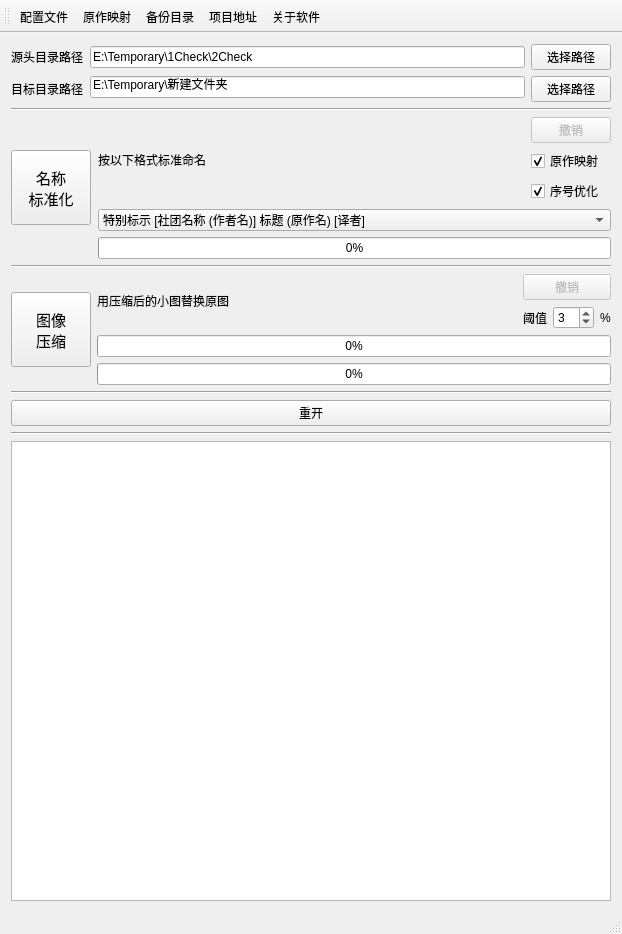
<?xml version="1.0" encoding="UTF-8"?>
<ui version="4.0">
 <class>MainWindow</class>
 <widget class="QMainWindow" name="MainWindow">
  <property name="enabled">
   <bool>true</bool>
  </property>
  <property name="geometry">
   <rect>
    <x>0</x>
    <y>0</y>
    <width>622</width>
    <height>934</height>
   </rect>
  </property>
  <property name="windowTitle">
   <string>同人志文件处理器_v2.5 Present by Sandiagal</string>
  </property>
  <widget class="QWidget" name="centralWidget">
   <layout class="QHBoxLayout" name="horizontalLayout_4">
    <item>
     <layout class="QVBoxLayout" name="verticalLayout_2">
      <item>
       <layout class="QHBoxLayout" name="horizontalLayout_2">
        <item>
         <layout class="QVBoxLayout" name="verticalLayout_5">
          <item>
           <widget class="QLabel" name="label_2">
            <property name="text">
             <string>源头目录路径</string>
            </property>
           </widget>
          </item>
          <item>
           <widget class="QLabel" name="label">
            <property name="text">
             <string>目标目录路径</string>
            </property>
           </widget>
          </item>
         </layout>
        </item>
        <item>
         <layout class="QVBoxLayout" name="verticalLayout_4">
          <item>
           <widget class="QLineEdit" name="lineEdit_2">
            <property name="text">
             <string>E:\Temporary\1Check\2Check</string>
            </property>
           </widget>
          </item>
          <item>
           <widget class="QLineEdit" name="lineEdit_3">
            <property name="text">
             <string>E:\Temporary\新建文件夹</string>
            </property>
           </widget>
          </item>
         </layout>
        </item>
        <item>
         <layout class="QVBoxLayout" name="verticalLayout_3">
          <item>
           <widget class="QPushButton" name="pushButton_5">
            <property name="text">
             <string>选择路径</string>
            </property>
           </widget>
          </item>
          <item>
           <widget class="QPushButton" name="pushButton_4">
            <property name="text">
             <string>选择路径</string>
            </property>
           </widget>
          </item>
         </layout>
        </item>
       </layout>
      </item>
      <item>
       <widget class="Line" name="line">
        <property name="orientation">
         <enum>Qt::Horizontal</enum>
        </property>
       </widget>
      </item>
      <item>
       <layout class="QHBoxLayout" name="horizontalLayout_3">
        <property name="spacing">
         <number>7</number>
        </property>
        <property name="sizeConstraint">
         <enum>QLayout::SetDefaultConstraint</enum>
        </property>
        <property name="bottomMargin">
         <number>0</number>
        </property>
        <item>
         <widget class="QPushButton" name="pushButton">
          <property name="minimumSize">
           <size>
            <width>0</width>
            <height>75</height>
           </size>
          </property>
          <property name="font">
           <font>
            <family>幼圆</family>
            <pointsize>11</pointsize>
           </font>
          </property>
          <property name="text">
           <string>名称
标准化</string>
          </property>
          <property name="autoRepeatDelay">
           <number>300</number>
          </property>
         </widget>
        </item>
        <item>
         <layout class="QVBoxLayout" name="verticalLayout_6">
          <item>
           <layout class="QHBoxLayout" name="horizontalLayout_5">
            <item>
             <widget class="QLabel" name="label_4">
              <property name="focusPolicy">
               <enum>Qt::NoFocus</enum>
              </property>
              <property name="frameShape">
               <enum>QFrame::NoFrame</enum>
              </property>
              <property name="frameShadow">
               <enum>QFrame::Plain</enum>
              </property>
              <property name="text">
               <string>&lt;html&gt;&lt;head/&gt;&lt;body&gt;&lt;p&gt;按以下格式标准命名&lt;/p&gt;&lt;/body&gt;&lt;/html&gt;</string>
              </property>
              <property name="textFormat">
               <enum>Qt::AutoText</enum>
              </property>
              <property name="alignment">
               <set>Qt::AlignLeading|Qt::AlignLeft|Qt::AlignVCenter</set>
              </property>
              <property name="wordWrap">
               <bool>false</bool>
              </property>
              <property name="textInteractionFlags">
               <set>Qt::LinksAccessibleByMouse</set>
              </property>
             </widget>
            </item>
            <item>
             <spacer name="horizontalSpacer">
              <property name="orientation">
               <enum>Qt::Horizontal</enum>
              </property>
              <property name="sizeHint" stdset="0">
               <size>
                <width>40</width>
                <height>20</height>
               </size>
              </property>
             </spacer>
            </item>
            <item>
             <layout class="QVBoxLayout" name="verticalLayout_7">
              <item>
               <widget class="QPushButton" name="pushButton_2">
                <property name="enabled">
                 <bool>false</bool>
                </property>
                <property name="text">
                 <string>撤销</string>
                </property>
               </widget>
              </item>
              <item>
               <widget class="QCheckBox" name="checkBox_2">
                <property name="text">
                 <string>原作映射</string>
                </property>
                <property name="checked">
                 <bool>true</bool>
                </property>
               </widget>
              </item>
              <item>
               <widget class="QCheckBox" name="checkBox">
                <property name="text">
                 <string>序号优化</string>
                </property>
                <property name="checked">
                 <bool>true</bool>
                </property>
                <property name="tristate">
                 <bool>false</bool>
                </property>
               </widget>
              </item>
             </layout>
            </item>
           </layout>
          </item>
          <item>
           <widget class="QComboBox" name="comboBox">
            <item>
             <property name="text">
              <string>特别标示 [社团名称 (作者名)] 标题 (原作名) [译者]</string>
             </property>
            </item>
            <item>
             <property name="text">
              <string>特别标示 (即卖会名称) [社团名称 (作者名)] 标题 (原作名) [译者] </string>
             </property>
            </item>
            <item>
             <property name="text">
              <string>特别标示 [译者] (即卖会名称) [社团名称 (作者名)] 标题 (原作名) </string>
             </property>
            </item>
           </widget>
          </item>
          <item>
           <widget class="QProgressBar" name="progressBar">
            <property name="value">
             <number>0</number>
            </property>
           </widget>
          </item>
         </layout>
        </item>
       </layout>
      </item>
      <item>
       <widget class="Line" name="line_2">
        <property name="orientation">
         <enum>Qt::Horizontal</enum>
        </property>
       </widget>
      </item>
      <item>
       <layout class="QHBoxLayout" name="horizontalLayout_7">
        <item>
         <widget class="QPushButton" name="pushButton_7">
          <property name="minimumSize">
           <size>
            <width>0</width>
            <height>75</height>
           </size>
          </property>
          <property name="font">
           <font>
            <family>幼圆</family>
            <pointsize>11</pointsize>
           </font>
          </property>
          <property name="mouseTracking">
           <bool>false</bool>
          </property>
          <property name="focusPolicy">
           <enum>Qt::StrongFocus</enum>
          </property>
          <property name="text">
           <string>图像
压缩</string>
          </property>
         </widget>
        </item>
        <item>
         <layout class="QVBoxLayout" name="verticalLayout_9">
          <item>
           <layout class="QHBoxLayout" name="horizontalLayout_8">
            <item>
             <widget class="QLabel" name="label_7">
              <property name="text">
               <string>&lt;html&gt;&lt;head/&gt;&lt;body&gt;&lt;p&gt;用压缩后的小图替换原图&lt;/p&gt;&lt;/body&gt;&lt;/html&gt;</string>
              </property>
             </widget>
            </item>
            <item>
             <spacer name="horizontalSpacer_2">
              <property name="orientation">
               <enum>Qt::Horizontal</enum>
              </property>
              <property name="sizeHint" stdset="0">
               <size>
                <width>40</width>
                <height>20</height>
               </size>
              </property>
             </spacer>
            </item>
            <item>
             <layout class="QVBoxLayout" name="verticalLayout">
              <item>
               <widget class="QPushButton" name="pushButton_6">
                <property name="enabled">
                 <bool>false</bool>
                </property>
                <property name="text">
                 <string>撤销</string>
                </property>
               </widget>
              </item>
              <item>
               <layout class="QHBoxLayout" name="horizontalLayout">
                <item>
                 <widget class="QLabel" name="label_6">
                  <property name="text">
                   <string>阈值</string>
                  </property>
                  <property name="alignment">
                   <set>Qt::AlignRight|Qt::AlignTrailing|Qt::AlignVCenter</set>
                  </property>
                 </widget>
                </item>
                <item>
                 <widget class="QSpinBox" name="spinBox">
                  <property name="maximum">
                   <number>10</number>
                  </property>
                  <property name="value">
                   <number>3</number>
                  </property>
                  <property name="displayIntegerBase">
                   <number>10</number>
                  </property>
                 </widget>
                </item>
                <item>
                 <widget class="QLabel" name="label_3">
                  <property name="text">
                   <string>%</string>
                  </property>
                 </widget>
                </item>
               </layout>
              </item>
             </layout>
            </item>
           </layout>
          </item>
          <item>
           <widget class="QProgressBar" name="progressBar_3">
            <property name="value">
             <number>0</number>
            </property>
           </widget>
          </item>
          <item>
           <widget class="QProgressBar" name="progressBar_4">
            <property name="value">
             <number>0</number>
            </property>
           </widget>
          </item>
         </layout>
        </item>
       </layout>
      </item>
      <item>
       <widget class="Line" name="line_3">
        <property name="orientation">
         <enum>Qt::Horizontal</enum>
        </property>
       </widget>
      </item>
      <item>
       <widget class="QPushButton" name="pushButton_3">
        <property name="text">
         <string>重开</string>
        </property>
       </widget>
      </item>
      <item>
       <widget class="Line" name="line_4">
        <property name="orientation">
         <enum>Qt::Horizontal</enum>
        </property>
       </widget>
      </item>
      <item>
       <widget class="QListView" name="listView">
        <property name="minimumSize">
         <size>
          <width>400</width>
          <height>400</height>
         </size>
        </property>
        <property name="autoScrollMargin">
         <number>16</number>
        </property>
        <property name="verticalScrollMode">
         <enum>QAbstractItemView::ScrollPerPixel</enum>
        </property>
        <property name="movement">
         <enum>QListView::Static</enum>
        </property>
        <property name="flow">
         <enum>QListView::TopToBottom</enum>
        </property>
        <property name="isWrapping" stdset="0">
         <bool>false</bool>
        </property>
        <property name="resizeMode">
         <enum>QListView::Fixed</enum>
        </property>
        <property name="layoutMode">
         <enum>QListView::SinglePass</enum>
        </property>
        <property name="spacing">
         <number>3</number>
        </property>
        <property name="viewMode">
         <enum>QListView::ListMode</enum>
        </property>
        <property name="batchSize">
         <number>100</number>
        </property>
        <property name="wordWrap">
         <bool>true</bool>
        </property>
        <property name="selectionRectVisible">
         <bool>false</bool>
        </property>
       </widget>
      </item>
     </layout>
    </item>
   </layout>
  </widget>
  <widget class="QMenuBar" name="menuBar">
   <property name="geometry">
    <rect>
     <x>0</x>
     <y>0</y>
     <width>622</width>
     <height>25</height>
    </rect>
   </property>
  </widget>
  <widget class="QToolBar" name="mainToolBar">
   <property name="toolButtonStyle">
    <enum>Qt::ToolButtonTextUnderIcon</enum>
   </property>
   <attribute name="toolBarArea">
    <enum>TopToolBarArea</enum>
   </attribute>
   <attribute name="toolBarBreak">
    <bool>false</bool>
   </attribute>
   <addaction name="action"/>
   <addaction name="action_4"/>
   <addaction name="actionasd"/>
   <addaction name="action_3"/>
   <addaction name="action_2"/>
  </widget>
  <widget class="QStatusBar" name="statusBar"/>
  <action name="actionasd">
   <property name="icon">
    <iconset resource="icon.qrc">
     <normaloff>:/ico/Archive manage.ico</normaloff>:/ico/Archive manage.ico</iconset>
   </property>
   <property name="text">
    <string>备份目录</string>
   </property>
  </action>
  <action name="action">
   <property name="icon">
    <iconset resource="icon.qrc">
     <normaloff>:/ico/Setting.ico</normaloff>:/ico/Setting.ico</iconset>
   </property>
   <property name="text">
    <string>配置文件</string>
   </property>
   <property name="iconVisibleInMenu">
    <bool>true</bool>
   </property>
   <property name="shortcutVisibleInContextMenu">
    <bool>false</bool>
   </property>
  </action>
  <action name="action_4">
   <property name="icon">
    <iconset resource="icon.qrc">
     <normaloff>:/ico/Finder.ico</normaloff>:/ico/Finder.ico</iconset>
   </property>
   <property name="text">
    <string>原作映射</string>
   </property>
  </action>
  <action name="action_2">
   <property name="icon">
    <iconset resource="icon.qrc">
     <normaloff>:/ico/TextEdit.ico</normaloff>:/ico/TextEdit.ico</iconset>
   </property>
   <property name="text">
    <string>关于软件</string>
   </property>
  </action>
  <action name="action_3">
   <property name="icon">
    <iconset resource="icon.qrc">
     <normaloff>:/ico/DigitalColor Meter.ico</normaloff>:/ico/DigitalColor Meter.ico</iconset>
   </property>
   <property name="text">
    <string>项目地址</string>
   </property>
  </action>
 </widget>
 <layoutdefault spacing="6" margin="11"/>
 <resources>
  <include location="icon.qrc"/>
 </resources>
 <connections/>
</ui>
